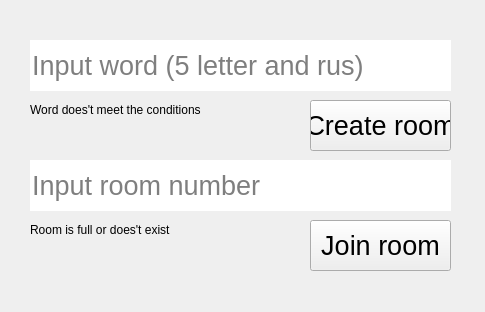
<?xml version="1.0" encoding="UTF-8"?>
<ui version="4.0">
 <class>MainWindow</class>
 <widget class="QMainWindow" name="MainWindow">
  <property name="geometry">
   <rect>
    <x>0</x>
    <y>0</y>
    <width>485</width>
    <height>312</height>
   </rect>
  </property>
  <property name="windowTitle">
   <string>MainWindow</string>
  </property>
  <widget class="QWidget" name="centralwidget">
   <widget class="QPushButton" name="create_room_btn">
    <property name="geometry">
     <rect>
      <x>310</x>
      <y>100</y>
      <width>141</width>
      <height>51</height>
     </rect>
    </property>
    <property name="font">
     <font>
      <pointsize>20</pointsize>
     </font>
    </property>
    <property name="text">
     <string>Create room</string>
    </property>
   </widget>
   <widget class="QPushButton" name="join_room_btn">
    <property name="geometry">
     <rect>
      <x>310</x>
      <y>220</y>
      <width>141</width>
      <height>51</height>
     </rect>
    </property>
    <property name="font">
     <font>
      <pointsize>20</pointsize>
     </font>
    </property>
    <property name="text">
     <string>Join room</string>
    </property>
   </widget>
   <widget class="QLineEdit" name="join_room_line">
    <property name="geometry">
     <rect>
      <x>30</x>
      <y>160</y>
      <width>421</width>
      <height>51</height>
     </rect>
    </property>
    <property name="font">
     <font>
      <pointsize>20</pointsize>
     </font>
    </property>
    <property name="frame">
     <bool>false</bool>
    </property>
    <property name="placeholderText">
     <string>Input room number</string>
    </property>
   </widget>
   <widget class="QLineEdit" name="hidden_word_line">
    <property name="geometry">
     <rect>
      <x>30</x>
      <y>40</y>
      <width>421</width>
      <height>51</height>
     </rect>
    </property>
    <property name="font">
     <font>
      <pointsize>20</pointsize>
     </font>
    </property>
    <property name="maxLength">
     <number>5</number>
    </property>
    <property name="frame">
     <bool>false</bool>
    </property>
    <property name="placeholderText">
     <string>Input word (5 letter and rus)</string>
    </property>
   </widget>
   <widget class="QLabel" name="create_word_label">
    <property name="enabled">
     <bool>true</bool>
    </property>
    <property name="geometry">
     <rect>
      <x>30</x>
      <y>100</y>
      <width>271</width>
      <height>20</height>
     </rect>
    </property>
    <property name="text">
     <string>Word does't meet the conditions </string>
    </property>
   </widget>
   <widget class="QLabel" name="join_room_label">
    <property name="enabled">
     <bool>true</bool>
    </property>
    <property name="geometry">
     <rect>
      <x>30</x>
      <y>220</y>
      <width>271</width>
      <height>20</height>
     </rect>
    </property>
    <property name="text">
     <string>Room is full or does't exist</string>
    </property>
   </widget>
  </widget>
 </widget>
 <resources/>
 <connections/>
</ui>
